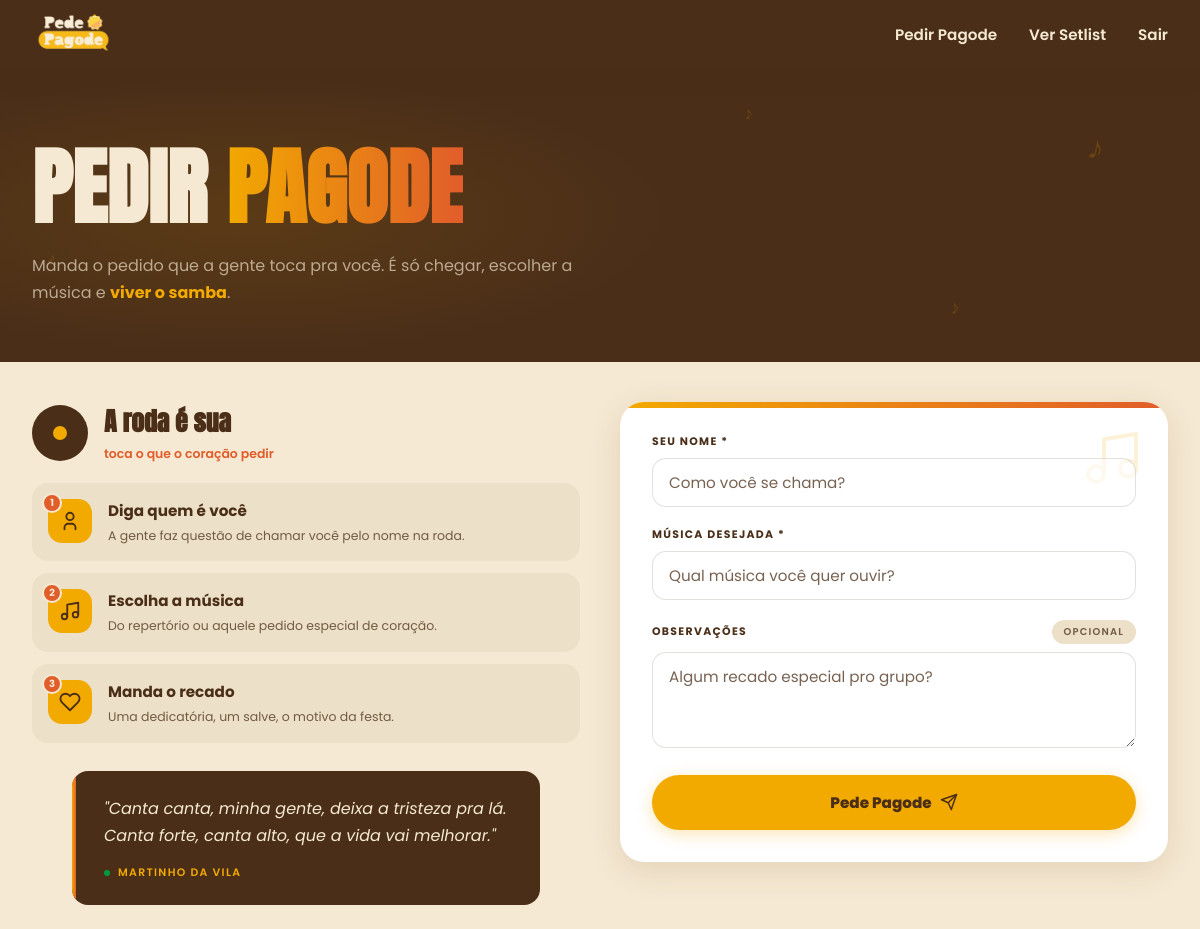
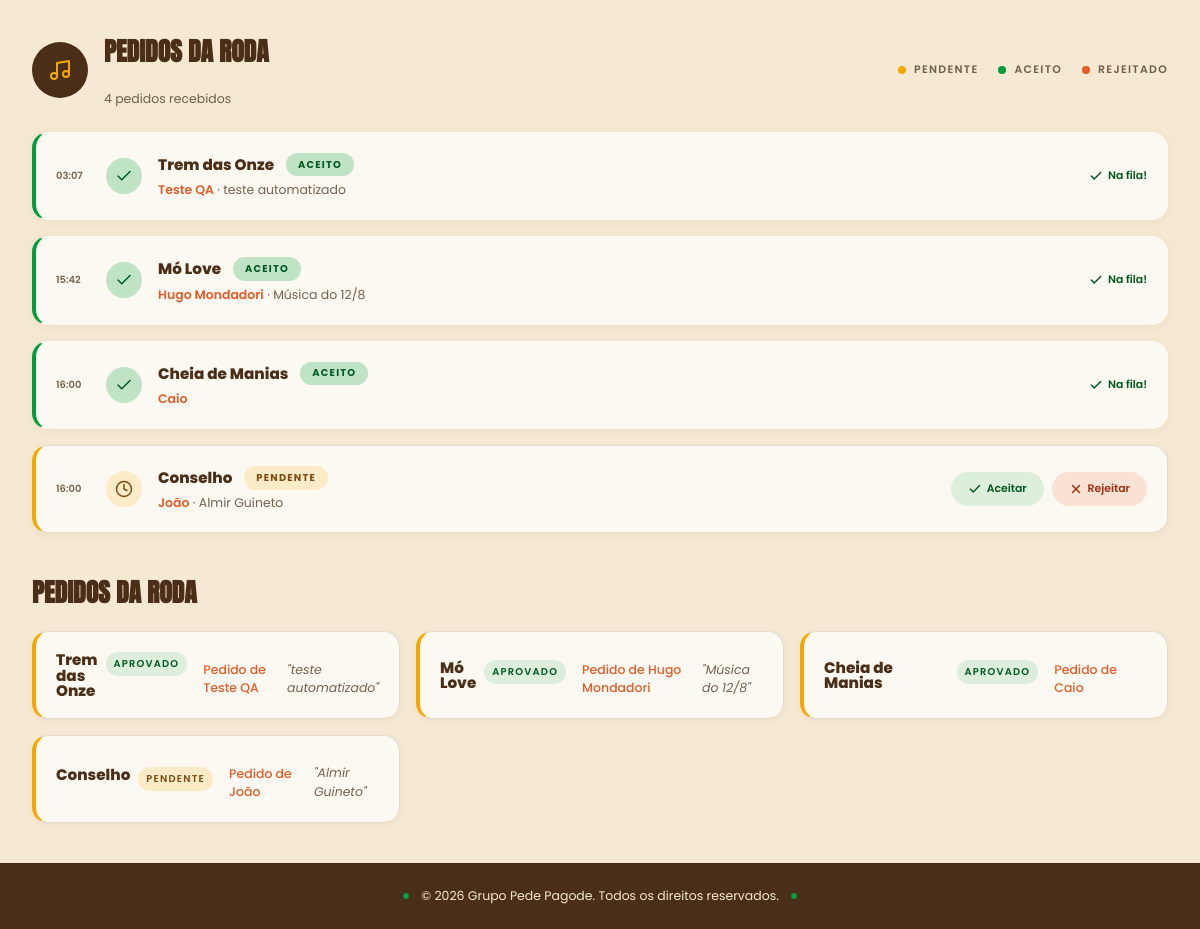
The page /pedido/ (signed in) on the database its author committed (2 pictures, top to bottom).
### tables this page shows
CREATE TABLE song_request (
    id INTEGER PRIMARY KEY AUTOINCREMENT,
    client_name TEXT NOT NULL,
    song_name TEXT NOT NULL,
    observation TEXT,
    status TEXT DEFAULT 'Pendente',
    created_at TEXT NOT NULL
);

### backend/routes/pedido.py (the view)
@pedido_bp.get("/")
def pagina_pedido():
    return controller.exibir_pagina()

### backend/controllers/pedido.py (called while the page is built)
    def exibir_pagina(self):
        pedidos = self.service.listar_pedido()
        return render_template("pedido.html", pedidos = pedidos)

### backend/database/connection.py (called while the page is built)
def get_connection():
    connection = sqlite3.connect(DATABASE_PATH)
    connection.row_factory = sqlite3.Row
    return connection

### backend/services/pedido_service.py (called while the page is built)
    def listar_pedido(self):
        connection = get_connection()
        cursor = connection.cursor()
        cursor.execute("""

            SELECT *
            FROM song_request
            ORDER BY created_at ASC

        """)
        rows = cursor.fetchall()
        pedidos = []
        for row in rows:
            pedido = Pedido(
                id=row["id"],
                nome_cliente=row["client_name"],
                musica=row["song_name"],
                observacao=row["observation"],
                status=row["status"],
                data=row["created_at"]
            )
            pedidos.append(pedido)
        return pedidos

### frontend/templates/pedido.html (shortened to what this page needs)
{% extends "base.html" %}
{% block extra_css %}
  <link rel="stylesheet" href="{{ url_for('static', filename='css/pedido.css') }}">
{% endblock %}
{% block content %}
<section class="pedido-hero">
  <span class="nota-decorativa nota-decorativa--1" aria-hidden="true">&#9834;</span>
  <span class="nota-decorativa nota-decorativa--2" aria-hidden="true">&#9834;</span>
  <span class="nota-decorativa nota-decorativa--3" aria-hidden="true">&#9834;</span>
  <span class="nota-decorativa nota-decorativa--4" aria-hidden="true">&#9834;</span>
  <div class="pedido-hero__inner">
    <div class="pedido-hero__conteudo">
      <h1 class="pedido-titulo">
        <span class="pedido-titulo__linha--clara">Pedir</span>
        <span class="pedido-titulo__linha--grad">Pagode</span>
      </h1>
      <p class="pedido-subtitulo">
        Manda o pedido que a gente toca pra você. É só chegar, escolher a música e
        <span class="pedido-subtitulo__destaque">viver o samba</span>.
      </p>
    </div>
  </div>
</section>
<div class="pedido-conteudo">
  <div class="pedido-grid">
    <div class="pedido-info">
      <div class="pedido-info__cabecalho">
        <span class="vinil" aria-hidden="true"></span>
        <div>
          <h2 class="pedido-info__titulo">A roda é sua</h2>
          <p class="pedido-info__subtitulo">toca o que o coração pedir</p>
        </div>
      </div>
      <div class="pedido-passos">
        <div class="pedido-passo">
          <div class="pedido-passo__icone-wrap">
            <span class="pedido-passo__numero">1</span>
            <span class="pedido-passo__icone">
              <svg viewBox="0 0 24 24"><circle cx="12" cy="7" r="4"></circle><path d="M6 21v-2a4 4 0 0 1 4-4h4a4 4 0 0 1 4 4v2"></path></svg>
            </span>
          </div>
          <div>
            <h3 class="pedido-passo__titulo">Diga quem é você</h3>
            <p class="pedido-passo__desc">A gente faz questão de chamar você pelo nome na roda.</p>
          </div>
        </div>
        <div class="pedido-passo">
          <div class="pedido-passo__icone-wrap">
            <span class="pedido-passo__numero">2</span>
            <span class="pedido-passo__icone">
              <svg viewBox="0 0 24 24"><path d="M9 18V5l12-2v13"></path><circle cx="6" cy="18" r="3"></circle><circle cx="18" cy="16" r="3"></circle></svg>
            </span>
          </div>
          <div>
            <h3 class="pedido-passo__titulo">Escolha a música</h3>
            <p class="pedido-passo__desc">Do repertório ou aquele pedido especial de coração.</p>
          </div>
        </div>
        <div class="pedido-passo">
          <div class="pedido-passo__icone-wrap">
            <span class="pedido-passo__numero">3</span>
            <span class="pedido-passo__icone">
              <svg viewBox="0 0 24 24"><path d="M20.8 4.6a5.5 5.5 0 0 0-7.8 0L12 5.6l-1-1a5.5 5.5 0 1 0-7.8 7.8l1 1L12 21l7.8-7.8 1-1a5.5 5.5 0 0 0 0-7.8z"></path></svg>
            </span>
          </div>
          <div>
            <h3 class="pedido-passo__titulo">Manda o recado</h3>
            <p class="pedido-passo__desc">Uma dedicatória, um salve, o motivo da festa.</p>
          </div>
        </div>
      </div>
      <blockquote class="pedido-citacao">
        <p class="pedido-citacao__texto">"Canta canta, minha gente, deixa a tristeza pra lá. Canta forte, canta alto, que a vida vai melhorar."</p>
        <p class="pedido-citacao__autor">Martinho da Vila</p>
      </blockquote>
    </div>
    <div class="pedido-form-card" id="pedido-form-card">
      <span class="pedido-form-card__decor" aria-hidden="true">
        <svg viewBox="0 0 24 24"><path d="M9 18V5l12-2v13"></path><circle cx="6" cy="18" r="3"></circle><circle cx="18" cy="16" r="3"></circle></svg>
      </span>
      <form action="{{ url_for('pedido.criar_pedido') }}" method="POST" id="form-pedido">
        <div class="campo">
          <label for="nome_cliente">Seu nome *</label>
          <input type="text" name="nome_cliente" id="nome_cliente" required placeholder="Como você se chama?">
        </div>
        <div class="campo">
          <label for="musica">Música desejada *</label>
          <input type="text" id="musica" name="musica" required placeholder="Qual música você quer ouvir?">
        </div>
        <div class="campo">
          <div class="campo-observacoes__cabecalho">
            <label for="observacao">Observações</label>
            <span class="badge-opcional">Opcional</span>
          </div>
          <textarea name="observacao" id="observacao" placeholder="Algum recado especial pro grupo?"></textarea>
        </div>
        <button type="submit" class="btn-enviar">
          Pede Pagode
          <svg viewBox="0 0 24 24"><path d="M22 2 11 13"></path><path d="M22 2 15 22 11 13 2 9 22 2z"></path></svg>
        </button>
      </form>
    </div>
  </div>
  <div class="pedidos-lista">
    <div class="pedidos-lista__cabecalho">
      <span class="pedidos-lista__icone" aria-hidden="true">
        <svg viewBox="0 0 24 24"><path d="M9 18V5l12-2v13"></path><circle cx="6" cy="18" r="3"></circle><circle cx="18" cy="16" r="3"></circle></svg>
      </span>
      <div class="pedidos-lista__titulo-wrap">
        <h2 class="pedidos-lista__titulo">Pedidos da roda</h2>
        <p class="pedidos-lista__subtitulo" id="pedidos-contador">{{ pedidos|length }} pedidos recebidos</p>
      </div>
      <div class="pedidos-lista__legenda">
        <span class="pedidos-lista__legenda-item pedidos-lista__legenda-item--pendente">Pendente</span>
        <span class="pedidos-lista__legenda-item pedidos-lista__legenda-item--aceito">Aceito</span>
        <span class="pedidos-lista__legenda-item pedidos-lista__legenda-item--rejeitado">Rejeitado</span>
      </div>
    </div>
    <div class="pedidos-lista__itens" id="pedidos-itens">
      {% for pedido in pedidos %}
        <div class="pedido-item pedido-item--{{ 'aceito' if pedido.status == 'Aprovado' else 'pendente' }}" data-id="{{ pedido.id }}">
          <span class="pedido-item__hora">{{ pedido.data[11:16] }}</span>
          <span class="pedido-item__icone" aria-hidden="true">
            {% if pedido.status == 'Aprovado' %}
              <svg viewBox="0 0 24 24"><path d="M20 6 9 17l-5-5"></path></svg>
            {% else %}
              <svg viewBox="0 0 24 24"><circle cx="12" cy="12" r="10"></circle><path d="M12 6v6l4 2"></path></svg>
            {% endif %}
          </span>
          <div class="pedido-item__corpo">
            <div class="pedido-item__linha-titulo">
              <span class="pedido-item__musica">{{ pedido.musica }}</span>
              <span class="pedido-item__status">{{ 'Aceito' if pedido.status == 'Aprovado' else 'Pendente' }}</span>
            </div>
            <p class="pedido-item__meta">
              <span class="pedido-item__nome">{{ pedido.nome_cliente }}</span>{% if pedido.observacao %} &middot; {{ pedido.observacao }}{% endif %}
            </p>
          </div>
          <div class="pedido-item__acoes">
            {% if pedido.status == 'Aprovado' %}
              <span class="pedido-item__resultado pedido-item__resultado--aceito">
                <svg viewBox="0 0 24 24"><path d="M20 6 9 17l-5-5"></path></svg>
                Na fila!
              </span>
            {% else %}
              <button type="button" class="btn-aceitar" data-acao="aceitar">
                <svg viewBox="0 0 24 24"><path d="M20 6 9 17l-5-5"></path></svg>
                Aceitar
              </button>
              <button type="button" class="btn-rejeitar" data-acao="rejeitar">
                <svg viewBox="0 0 24 24"><path d="M18 6 6 18"></path><path d="M6 6l12 12"></path></svg>
                Rejeitar
              </button>
            {% endif %}
          </div>
        </div>
      {% else %}
        <p class="pedidos-lista__vazio">Nenhum pedido recebido ainda.</p>
      {% endfor %}
    </div>
  </div>
  {% if pedidos|length > 0 %}
    <section class="pedidos-lista">
      <h2 class="pedidos-lista__titulo">Pedidos da roda</h2>
      <div class="pedidos-lista__grid">
        {% for pedido in pedidos %}
          <article class="pedido-item">
            <div class="pedido-item__topo">
              <h3 class="pedido-item__musica">{{ pedido.musica }}</h3>
              <span class="status-badge" data-status="{{ pedido.status }}">{{ pedido.status }}</span>
            </div>
            <p class="pedido-item__cliente">Pedido de {{ pedido.nome_cliente }}</p>
            {% if pedido.observacao %}
              <p class="pedido-item__obs">"{{ pedido.observacao }}"</p>
            {% endif %}
          </article>
        {% endfor %}
      </div>
    </section>
  {% endif %}
</div>
{% endblock %}

### rows shown on the page
song_request: created_at "03:07", musica "Trem das Onze", status "ACEITO", nome_cliente "Teste QA", observacao "teste automatizado", shows "Na fila!", status "APROVADO"
song_request: created_at "15:42", musica "Mó Love", status "ACEITO", nome_cliente "Hugo Mondadori", observacao "Música do 12/8", shows "Na fila!", status "APROVADO"
song_request: created_at "16:00", musica "Cheia de Manias", status "ACEITO", nome_cliente "Caio", shows "Na fila!", status "APROVADO"
song_request: created_at "16:00", musica "Conselho", status "PENDENTE", nome_cliente "João", observacao "Almir Guineto", shows "Aceitar"

### other values the page prints
{{ pedidos|length }} "4"
